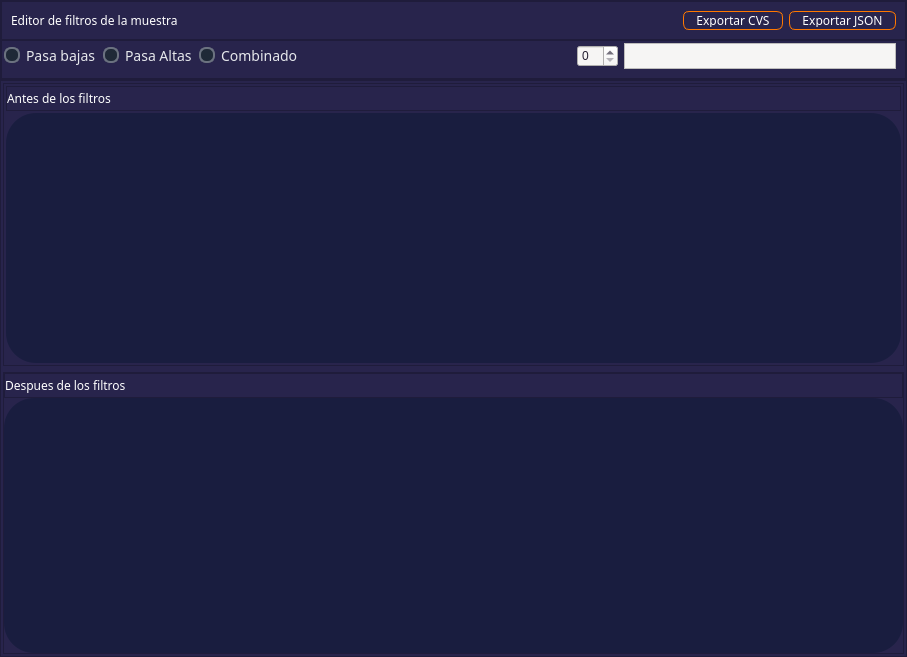
<?xml version="1.0" encoding="UTF-8"?>
<ui version="4.0">
 <class>Form</class>
 <widget class="QWidget" name="Form">
  <property name="geometry">
   <rect>
    <x>0</x>
    <y>0</y>
    <width>907</width>
    <height>657</height>
   </rect>
  </property>
  <property name="windowTitle">
   <string>Form</string>
  </property>
  <property name="styleSheet">
   <string notr="true">QWidget{
	background-color: rgb(40, 36, 76);
}</string>
  </property>
  <layout class="QVBoxLayout" name="verticalLayout">
   <property name="spacing">
    <number>0</number>
   </property>
   <property name="leftMargin">
    <number>0</number>
   </property>
   <property name="topMargin">
    <number>0</number>
   </property>
   <property name="rightMargin">
    <number>0</number>
   </property>
   <property name="bottomMargin">
    <number>0</number>
   </property>
   <item>
    <widget class="QFrame" name="filtro_ops">
     <property name="maximumSize">
      <size>
       <width>16777215</width>
       <height>80</height>
      </size>
     </property>
     <property name="frameShape">
      <enum>QFrame::Shape::StyledPanel</enum>
     </property>
     <property name="frameShadow">
      <enum>QFrame::Shadow::Raised</enum>
     </property>
     <layout class="QVBoxLayout" name="verticalLayout_5">
      <property name="spacing">
       <number>0</number>
      </property>
      <property name="leftMargin">
       <number>0</number>
      </property>
      <property name="topMargin">
       <number>0</number>
      </property>
      <property name="rightMargin">
       <number>0</number>
      </property>
      <property name="bottomMargin">
       <number>0</number>
      </property>
      <item>
       <widget class="QFrame" name="frame_7">
        <property name="frameShape">
         <enum>QFrame::Shape::StyledPanel</enum>
        </property>
        <property name="frameShadow">
         <enum>QFrame::Shadow::Raised</enum>
        </property>
        <layout class="QHBoxLayout" name="horizontalLayout_2">
         <item>
          <widget class="QLabel" name="label">
           <property name="font">
            <font>
             <family>Bahnschrift</family>
            </font>
           </property>
           <property name="styleSheet">
            <string notr="true">color: white</string>
           </property>
           <property name="text">
            <string>Editor de filtros de la muestra</string>
           </property>
          </widget>
         </item>
         <item>
          <spacer name="horizontalSpacer">
           <property name="orientation">
            <enum>Qt::Orientation::Horizontal</enum>
           </property>
           <property name="sizeHint" stdset="0">
            <size>
             <width>40</width>
             <height>20</height>
            </size>
           </property>
          </spacer>
         </item>
         <item>
          <widget class="QPushButton" name="pushButton">
           <property name="font">
            <font>
             <family>Bahnschrift</family>
             <bold>false</bold>
            </font>
           </property>
           <property name="styleSheet">
            <string notr="true">/* Estado Normal */
QPushButton {
    background-color: rgba(191, 64, 64, 0);
    color: #ffffff;
    border: 1px solid rgb(255, 120, 0);
    border-radius: 6px;
    padding: 2px 12px;
}

/* Al pasar el cursor por encima (Hover) */
QPushButton:hover {
    background-color: #2563eb;
}

/* Al presionar/hacer click (Pressed) */
QPushButton:pressed {
    background-color: rgb(0, 255, 0);
}

/* Estado Deshabilitado (Disabled) */
QPushButton:disabled {
    background-color: #9ca3af;
    color: #e5e7eb;
}</string>
           </property>
           <property name="text">
            <string>Exportar CVS</string>
           </property>
          </widget>
         </item>
         <item>
          <widget class="QPushButton" name="pushButton_2">
           <property name="font">
            <font>
             <family>Bahnschrift</family>
             <bold>false</bold>
            </font>
           </property>
           <property name="styleSheet">
            <string notr="true">/* Estado Normal */
QPushButton {
    background-color: rgba(191, 64, 64, 0);
    color: #ffffff;
    border: 1px solid rgb(255, 120, 0);
    border-radius: 6px;
    padding: 2px 12px;
}

/* Al pasar el cursor por encima (Hover) */
QPushButton:hover {
    background-color: #2563eb;
}

/* Al presionar/hacer click (Pressed) */
QPushButton:pressed {
    background-color: rgb(0, 255, 0);
}

/* Estado Deshabilitado (Disabled) */
QPushButton:disabled {
    background-color: #9ca3af;
    color: #e5e7eb;
}</string>
           </property>
           <property name="text">
            <string>Exportar JSON</string>
           </property>
          </widget>
         </item>
        </layout>
       </widget>
      </item>
      <item>
       <widget class="QFrame" name="frame_8">
        <property name="frameShape">
         <enum>QFrame::Shape::StyledPanel</enum>
        </property>
        <property name="frameShadow">
         <enum>QFrame::Shadow::Raised</enum>
        </property>
        <layout class="QHBoxLayout" name="horizontalLayout">
         <property name="leftMargin">
          <number>2</number>
         </property>
         <property name="topMargin">
          <number>2</number>
         </property>
         <item>
          <widget class="QRadioButton" name="radioButton">
           <property name="font">
            <font>
             <family>Bahnschrift</family>
             <pointsize>-1</pointsize>
            </font>
           </property>
           <property name="styleSheet">
            <string notr="true">/* Estado base del texto y contenedor */
QRadioButton {
    color: #e5e7eb;
    font-size: 14px;
    spacing: 6px; /* Espacio entre el círculo y el texto */
}

/* Tamaño del indicador (el círculo) */
QRadioButton::indicator {
    width: 12px;
    height: 12px;
    border-radius: 7px; /* Mitad del ancho/alto + borde para que sea circular */
    border: 2px solid #6b7280;
    background-color: #1f2937;
}

/* Hover sobre el círculo cuando NO está seleccionado */
QRadioButton::indicator:unchecked:hover {
    border-color: #38bdf8;
}

/* Estado SELECCIONADO (Checked) */
QRadioButton::indicator:checked {
    border-color: #38bdf8;
    background-color: #38bdf8;
    /* En QSS puro creamos el punto central con una imagen o con márgenes/relleno */
}</string>
           </property>
           <property name="text">
            <string>Pasa bajas</string>
           </property>
          </widget>
         </item>
         <item>
          <widget class="QRadioButton" name="radioButton_2">
           <property name="font">
            <font>
             <family>Bahnschrift</family>
             <pointsize>-1</pointsize>
            </font>
           </property>
           <property name="styleSheet">
            <string notr="true">/* Estado base del texto y contenedor */
QRadioButton {
    color: #e5e7eb;
    font-size: 14px;
    spacing: 6px; /* Espacio entre el círculo y el texto */
}

/* Tamaño del indicador (el círculo) */
QRadioButton::indicator {
    width: 12px;
    height: 12px;
    border-radius: 7px; /* Mitad del ancho/alto + borde para que sea circular */
    border: 2px solid #6b7280;
    background-color: #1f2937;
}

/* Hover sobre el círculo cuando NO está seleccionado */
QRadioButton::indicator:unchecked:hover {
    border-color: #38bdf8;
}

/* Estado SELECCIONADO (Checked) */
QRadioButton::indicator:checked {
    border-color: #38bdf8;
    background-color: #38bdf8;
    /* En QSS puro creamos el punto central con una imagen o con márgenes/relleno */
}</string>
           </property>
           <property name="text">
            <string>Pasa Altas</string>
           </property>
          </widget>
         </item>
         <item>
          <widget class="QRadioButton" name="radioButton_3">
           <property name="font">
            <font>
             <family>Bahnschrift</family>
             <pointsize>-1</pointsize>
            </font>
           </property>
           <property name="styleSheet">
            <string notr="true">/* Estado base del texto y contenedor */
QRadioButton {
    color: #e5e7eb;
    font-size: 14px;
    spacing: 6px; /* Espacio entre el círculo y el texto */
}

/* Tamaño del indicador (el círculo) */
QRadioButton::indicator {
    width: 12px;
    height: 12px;
    border-radius: 7px; /* Mitad del ancho/alto + borde para que sea circular */
    border: 2px solid #6b7280;
    background-color: #1f2937;
}

/* Hover sobre el círculo cuando NO está seleccionado */
QRadioButton::indicator:unchecked:hover {
    border-color: #38bdf8;
}

/* Estado SELECCIONADO (Checked) */
QRadioButton::indicator:checked {
    border-color: #38bdf8;
    background-color: #38bdf8;
    /* En QSS puro creamos el punto central con una imagen o con márgenes/relleno */
}</string>
           </property>
           <property name="text">
            <string>Combinado</string>
           </property>
          </widget>
         </item>
         <item>
          <spacer name="horizontalSpacer_2">
           <property name="orientation">
            <enum>Qt::Orientation::Horizontal</enum>
           </property>
           <property name="sizeHint" stdset="0">
            <size>
             <width>60</width>
             <height>20</height>
            </size>
           </property>
          </spacer>
         </item>
         <item>
          <widget class="QSpinBox" name="spinBox">
           <property name="styleSheet">
            <string notr="true">color: rgb(36, 31, 49);
background-color: rgb(246, 245, 244);</string>
           </property>
          </widget>
         </item>
         <item>
          <widget class="QTextEdit" name="textEdit">
           <property name="styleSheet">
            <string notr="true">color: rgb(36, 31, 49);
background-color: rgb(246, 245, 244);</string>
           </property>
          </widget>
         </item>
        </layout>
       </widget>
      </item>
     </layout>
    </widget>
   </item>
   <item>
    <widget class="QFrame" name="filtro_grafs">
     <property name="frameShape">
      <enum>QFrame::Shape::StyledPanel</enum>
     </property>
     <property name="frameShadow">
      <enum>QFrame::Shadow::Raised</enum>
     </property>
     <layout class="QVBoxLayout" name="verticalLayout_2">
      <property name="leftMargin">
       <number>2</number>
      </property>
      <property name="topMargin">
       <number>2</number>
      </property>
      <property name="rightMargin">
       <number>2</number>
      </property>
      <property name="bottomMargin">
       <number>2</number>
      </property>
      <item>
       <widget class="QFrame" name="frame_4">
        <property name="frameShape">
         <enum>QFrame::Shape::StyledPanel</enum>
        </property>
        <property name="frameShadow">
         <enum>QFrame::Shadow::Raised</enum>
        </property>
        <layout class="QVBoxLayout" name="verticalLayout_3">
         <property name="spacing">
          <number>2</number>
         </property>
         <property name="leftMargin">
          <number>2</number>
         </property>
         <property name="topMargin">
          <number>2</number>
         </property>
         <property name="rightMargin">
          <number>2</number>
         </property>
         <property name="bottomMargin">
          <number>2</number>
         </property>
         <item>
          <widget class="QFrame" name="frame_5">
           <property name="maximumSize">
            <size>
             <width>16777215</width>
             <height>25</height>
            </size>
           </property>
           <property name="frameShape">
            <enum>QFrame::Shape::StyledPanel</enum>
           </property>
           <property name="frameShadow">
            <enum>QFrame::Shadow::Raised</enum>
           </property>
           <layout class="QHBoxLayout" name="horizontalLayout_3">
            <property name="spacing">
             <number>0</number>
            </property>
            <property name="leftMargin">
             <number>0</number>
            </property>
            <property name="topMargin">
             <number>0</number>
            </property>
            <property name="rightMargin">
             <number>0</number>
            </property>
            <property name="bottomMargin">
             <number>0</number>
            </property>
            <item>
             <widget class="QLabel" name="label_2">
              <property name="font">
               <font>
                <family>Bahnschrift</family>
               </font>
              </property>
              <property name="styleSheet">
               <string notr="true">color: white 
</string>
              </property>
              <property name="text">
               <string>Antes de los filtros</string>
              </property>
             </widget>
            </item>
            <item>
             <spacer name="horizontalSpacer_4">
              <property name="orientation">
               <enum>Qt::Orientation::Horizontal</enum>
              </property>
              <property name="sizeHint" stdset="0">
               <size>
                <width>757</width>
                <height>20</height>
               </size>
              </property>
             </spacer>
            </item>
           </layout>
          </widget>
         </item>
         <item>
          <widget class="QWidget" name="widget" native="true">
           <property name="styleSheet">
            <string notr="true">.QWidget{
	background-color: rgb(25, 29, 63);
	border-radius: 30px;
}</string>
           </property>
          </widget>
         </item>
        </layout>
       </widget>
      </item>
      <item>
       <widget class="QFrame" name="frame_3">
        <property name="frameShape">
         <enum>QFrame::Shape::StyledPanel</enum>
        </property>
        <property name="frameShadow">
         <enum>QFrame::Shadow::Raised</enum>
        </property>
        <layout class="QVBoxLayout" name="verticalLayout_4">
         <property name="spacing">
          <number>0</number>
         </property>
         <property name="leftMargin">
          <number>0</number>
         </property>
         <property name="topMargin">
          <number>0</number>
         </property>
         <property name="rightMargin">
          <number>0</number>
         </property>
         <property name="bottomMargin">
          <number>0</number>
         </property>
         <item>
          <widget class="QFrame" name="frame_6">
           <property name="maximumSize">
            <size>
             <width>16777215</width>
             <height>25</height>
            </size>
           </property>
           <property name="frameShape">
            <enum>QFrame::Shape::StyledPanel</enum>
           </property>
           <property name="frameShadow">
            <enum>QFrame::Shadow::Raised</enum>
           </property>
           <layout class="QHBoxLayout" name="horizontalLayout_4">
            <property name="spacing">
             <number>0</number>
            </property>
            <property name="leftMargin">
             <number>0</number>
            </property>
            <property name="topMargin">
             <number>0</number>
            </property>
            <property name="rightMargin">
             <number>0</number>
            </property>
            <property name="bottomMargin">
             <number>0</number>
            </property>
            <item>
             <widget class="QLabel" name="label_3">
              <property name="font">
               <font>
                <family>Bahnschrift</family>
               </font>
              </property>
              <property name="styleSheet">
               <string notr="true">color: white;
</string>
              </property>
              <property name="text">
               <string>Despues de los filtros</string>
              </property>
             </widget>
            </item>
            <item>
             <spacer name="horizontalSpacer_3">
              <property name="orientation">
               <enum>Qt::Orientation::Horizontal</enum>
              </property>
              <property name="sizeHint" stdset="0">
               <size>
                <width>740</width>
                <height>20</height>
               </size>
              </property>
             </spacer>
            </item>
           </layout>
          </widget>
         </item>
         <item>
          <widget class="QWidget" name="widget_2" native="true">
           <property name="styleSheet">
            <string notr="true">.QWidget{
	background-color: rgb(25, 29, 63);
	border-radius: 30px;
}</string>
           </property>
          </widget>
         </item>
        </layout>
       </widget>
      </item>
     </layout>
    </widget>
   </item>
  </layout>
 </widget>
 <resources/>
 <connections/>
</ui>
